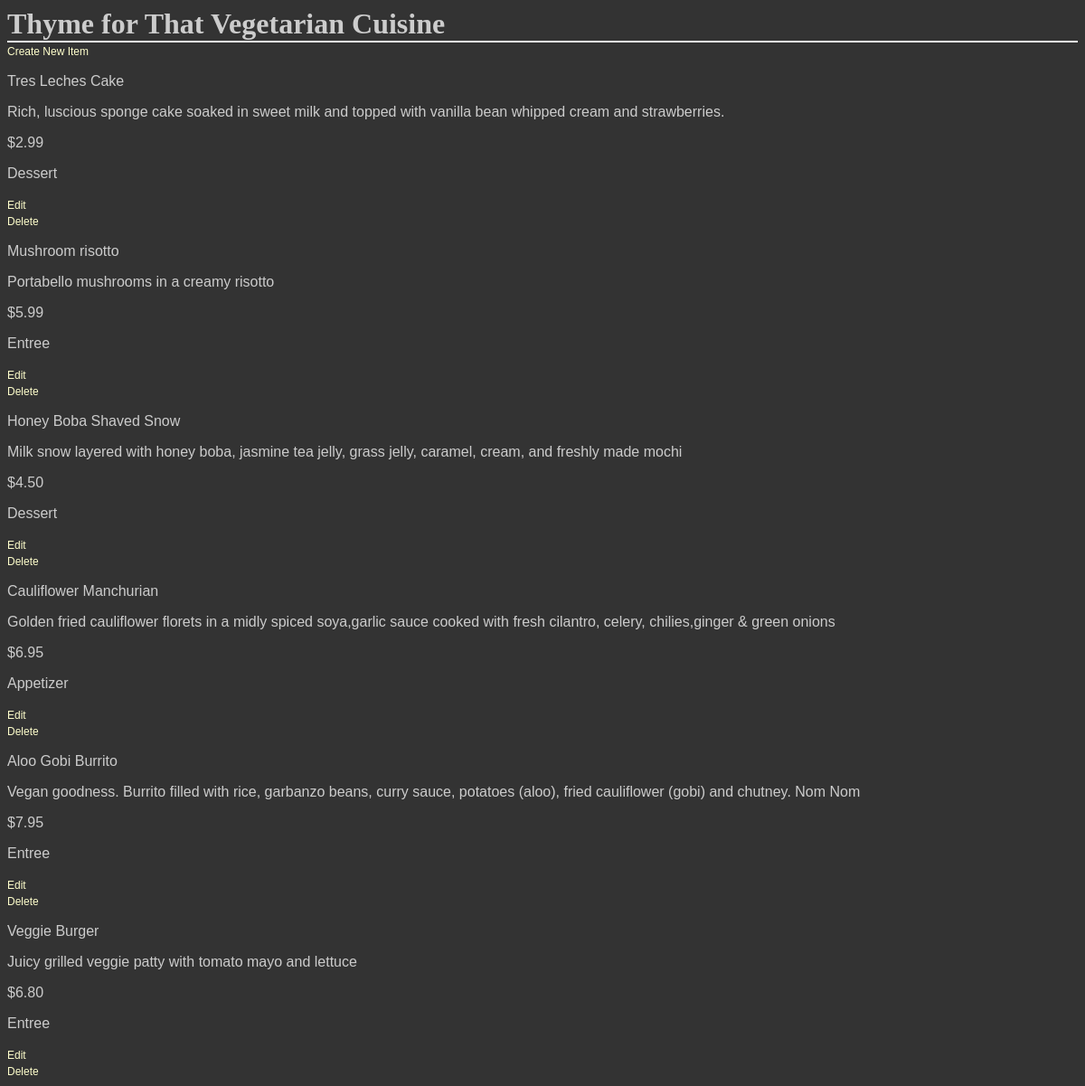
/restaurant/5/menu, run on the app's committed database.
### database_setup.py (models this page shows, shortened)
class AbstractBase(object):
    def __repr__(self):
        return str(self.__dict__)
    def serialize(self):
        raise NotImplemented()

class Restaurant(Base, AbstractBase):
    __tablename__ = 'restaurant'
    id = Column(Integer, Sequence('restaurant_id_seq'), primary_key=True)
    name = Column(String(80), nullable=False)

class MenuItem(Base, AbstractBase):
    __tablename__ = 'menu_item'
    name = Column(String(80), nullable=False)
    id = Column(Integer, Sequence('menuitem_id_seq'), primary_key=True)
    course = Column(String(250))
    description = Column(String(250))
    price = Column(String(8))
    restaurant_id = Column(Integer, ForeignKey('restaurant.id'))
    restaurant = relationship(Restaurant)

### project.py (the view)
@app.route("/restaurant/<int:restaurant_id>")
@app.route("/restaurant/<int:restaurant_id>/menu")
def restaurant_menu(restaurant_id):
    try:
        restaurant, items = get_restaurant_menu(restaurant_id)
    except NoResultFound:
        raise Exception("Not found")
    else:
        return render_template("menu.html", restaurant=restaurant, items=items)

### project.py (called while the page is built)
def get_restaurant_menu(restaurant_id):
    restaurant = read_data.read_by_id(Restaurant, {'id': restaurant_id})
    kwargs = {'restaurant_id': restaurant.id}
    items = read_data.find_by(MenuItem, kwargs)
    return restaurant, items

### read_data.py (called while the page is built)
def read_by_id(type, kwargs={}):
    data = session.query(type).filter_by(**kwargs).first()
    return data

def find_by(type, kwargs={}):
    data = session.query(type).filter_by(**kwargs)
    return data

### templates/menu.html (shortened to what this page needs)
<!DOCTYPE html>
<html lang="en">
<head>
    <link rel=stylesheet type=text/css href="{{ url_for('static', filename='style.css') }}">
</head>
<body>
<h1>{{restaurant.name}}</h1>
<a href='{{url_for("new_menu_item", restaurant_id = restaurant.id) }}'>
    Create New Item</a>
{% for i in items %}
<div>
    <p>{{i.name}}</p>
    <p>{{i.description}}</p>
    <p> {{i.price}} </p>
    <p> {{i.course}} </p>
    <a href='{{url_for("edit_menu_item", restaurant_id = restaurant.id, menu_id = i.id) }}'>Edit</a>
    <a href='{{url_for("delete_menu_item", restaurant_id = restaurant.id, menu_id = i.id ) }}'>Delete</a>
</div>
{% endfor %}
</body>
</html>
</html>

### static/style.css (style rules this page uses)
body { font-family: sans-serif; background-color: #333333; background-image: url('https://cloud.githubusercontent.com/assets/9041401/6119508/7cbced14-b07e-11e4-9dbd-f01488203879.jpg') }
h1, h2, h3, h4 { color: #CCCCCC; }
h1, h2 { font-family: 'Georgia', serif; margin: 0; }
h1 { border-bottom: 2px solid #eee; }
p { color: #CCCCCC; }
a { text-decoration: none; color:#FFFFCC; font-size: .75em; }

### data on the page
Restaurant: name "Thyme for That Vegetarian Cuisine"
MenuItem: name "Tres Leches Cake", description "Rich, luscious sponge cake soaked in sweet milk and topped with vanilla bean whipped cream and strawberries.", price "$2.99", course "Dessert"
MenuItem: name "Mushroom risotto", description "Portabello mushrooms in a creamy risotto", price "$5.99", course "Entree"
MenuItem: name "Honey Boba Shaved Snow", description "Milk snow layered with honey boba, jasmine tea jelly, grass jelly, caramel, cream, and freshly made mochi", price "$4.50", course "Dessert"
MenuItem: name "Cauliflower Manchurian", description "Golden fried cauliflower florets in a midly spiced soya,garlic sauce cooked with fresh cilantro, celery, chilies,ginger & green onions", price "$6.95", course "Appetizer"
MenuItem: name "Aloo Gobi Burrito", description "Vegan goodness. Burrito filled with rice, garbanzo beans, curry sauce, potatoes (aloo), fried cauliflower (gobi) and chutney. Nom Nom", price "$7.95", course "Entree"
MenuItem: name "Veggie Burger", description "Juicy grilled veggie patty with tomato mayo and lettuce", price "$6.80", course "Entree"
